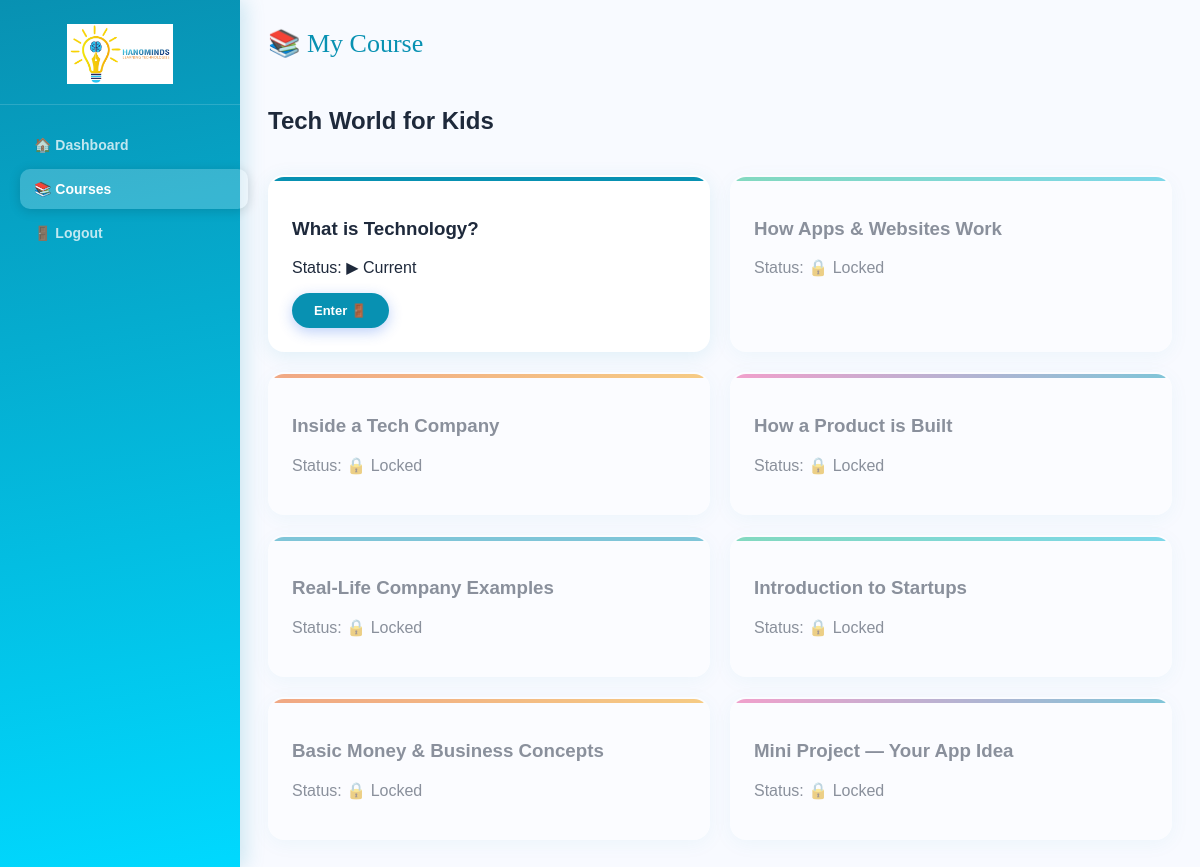
The page /course/2 (signed in) on the database its author committed.
### models.py (models this page shows)
class Course(db.Model):
    id = db.Column(db.Integer, primary_key=True)
    title = db.Column(db.String(100), nullable=False)

class Module(db.Model):
    id = db.Column(db.Integer, primary_key=True)
    course_id = db.Column(db.Integer, db.ForeignKey('course.id'), nullable=False)
    title = db.Column(db.String(100), nullable=False)
    order = db.Column(db.Integer, nullable=False)

### app.py (the view)
@app.route('/course/<int:course_id>')
def course(course_id):
    if 'user_id' not in session:
        return redirect(url_for('login'))
    user = User.query.get(session['user_id'])
    if user.role != 'student':
        return redirect(url_for('index'))
    course = Course.query.get_or_404(course_id)
    modules = Module.query.filter_by(course_id=course.id).order_by(Module.order).all()
    progress = Progress.query.filter_by(user_id=user.id).all()
    progress_dict = {p.module_id: p for p in progress}
    for mod in modules:
        mod.status = 'locked'
        if mod.id in progress_dict:
            if progress_dict[mod.id].completed:
                mod.status = 'completed'
            else:
                mod.status = 'current'
        elif mod.order == 1 or (mod.order > 1 and progress_dict.get(modules[mod.order-2].id, Progress()).completed):
            mod.status = 'current'
    return render_template('course.html', course=course, modules=modules)

### templates/course.html (shortened to what this page needs)
<!DOCTYPE html>
<html lang="en">
<head>
    <link rel="stylesheet" href="{{ url_for('static', filename='css/style.css') }}">
    <link rel="stylesheet" href="{{ url_for('static', filename='css/responsive.css') }}">
</head>
<body>
    <aside class="sidebar">
        <div class="sb-logo">
            <img src="{{ url_for('static', filename='images/logo.png') }}" alt="Hanominds Logo" style="max-width: 90%; height: auto; max-height: 60px; display: block; margin: 0 auto;">
        </div>
        <nav class="sb-nav">
            <a href="{{ url_for('student_dashboard') }}" class="sb-item">🏠 Dashboard</a>
            <a href="{{ url_for('student_dashboard') }}" class="sb-item active">📚 Courses</a>
            <a href="{{ url_for('logout') }}" class="sb-item">🚪 Logout</a>
        </nav>
    </aside>
    <main class="main">
        <div class="topbar">
            <div class="topbar-title">📚 My Course</div>
        </div>
        <h2>{{ course.title }}</h2>
        <div class="modules-grid">
            {% for module in modules %}
            <div class="module-card {{ 'locked' if module.status == 'locked' else 'current' if module.status == 'current' else 'done' }} {{ 'blue-top' if loop.index % 4 == 1 else 'green-top' if loop.index % 4 == 2 else 'orange-top' if loop.index % 4 == 3 else 'pink-top' }}"
                {% if module.status !='locked'
                %}onclick="window.location.href='{{ url_for('module', module_id=module.id) }}'" {% endif %}>
                <h3>{{ module.title }}</h3>
                <p>Status: {{ '🔒 Locked' if module.status == 'locked' else '▶ Current' if module.status == 'current'
                    else '✅ Completed' }}</p>
                {% if module.status != 'locked' %}
                <button class="continue-btn">Enter 🚪</button>
                {% endif %}
            </div>
            {% endfor %}
        </div>
    </main>
</body>
</html>

### static/css/style.css (style rules this page uses)
:root { --blue: #0891B2; --blue-light: #CFFAFE; --blue-mid: #06B6D4; --yellow: #FBBF24; --yellow-dark: #F59E0B; --yellow-light: #FEF3C7; --green: #10B981; --green-light: #ECFDF5; --green-dark: #059669; --purple: #0891B2; --purple-light: #CFFAFE; --orange: #EA580C; --orange-light: #FFEDD5; --red: #EF4444; --red-light: #FEF2F2; --pink: #EC4899; --pink-light: #FDF2F8; --bg: #F8FAFF; --card: #FFFFFF; --text: #1E293B; --muted: #64748B; --radius: 16px; --radius-sm: 10px; --radius-lg: 24px; --shadow: 0 4px 20px rgba(8, 145, 178, 0.10); --shadow-lg: 0 8px 40px rgba(8, 145, 178, 0.15); --font-h: 'Fredoka One', cursive; --font-b: 'Nunito', sans-serif; }
body { font-family: var(--font-b); background: var(--bg); color: var(--text); min-height: 100vh; overflow-x: hidden; display: flex; flex-direction: row; margin: 0; padding: 0; }
.sidebar { width: 240px; min-height: 100vh; background: linear-gradient(170deg, #0891B2, #00D9FF); display: flex; flex-direction: column; padding: 0; position: fixed; left: 0; top: 0; bottom: 0; z-index: 100; box-shadow: 4px 0 20px rgba(8, 145, 178, 0.2); }
.main { margin-left: 240px; flex: 1; padding: 28px; min-height: 100vh; display: flex; flex-direction: column; width: calc(100% - 240px); position: relative; }
.sb-logo { padding: 24px 20px 20px; border-bottom: 1px solid rgba(255, 255, 255, 0.15); display: flex; align-items: center; gap: 12px; }
.sb-nav { flex: 1; padding: 20px; }
.sb-item { display: flex; align-items: center; gap: 12px; padding: 12px 14px; border-radius: var(--radius-sm); cursor: pointer; color: rgba(255, 255, 255, 0.75); font-size: 14px; font-weight: 700; transition: all .2s; text-decoration: none; border: none; background: none; width: 100%; text-align: left; margin-bottom: 4px; }
.sb-item.active { background: rgba(255, 255, 255, 0.2); color: #fff; box-shadow: 0 2px 12px rgba(0, 0, 0, 0.15); }
.topbar { display: flex; align-items: center; justify-content: space-between; margin-bottom: 28px; }
.topbar-title { font-family: var(--font-h); font-size: 26px; color: var(--blue); }
.continue-btn { background: linear-gradient(135deg, var(--blue), var(--purple)); color: #fff; border: none; padding: 10px 22px; border-radius: 40px; font-family: var(--font-b); font-weight: 800; font-size: 13px; cursor: pointer; display: inline-flex; align-items: center; gap: 6px; box-shadow: 0 4px 14px rgba(37, 99, 235, 0.3); transition: all .2s; }
.modules-grid { display: grid; grid-template-columns: repeat(auto-fit, minmax(300px, 1fr)); gap: 20px; margin-top: 20px; }
.module-card { background: var(--card); border-radius: var(--radius); padding: 22px; box-shadow: var(--shadow); border: 2px solid transparent; cursor: pointer; transition: all .25s; position: relative; overflow: hidden; }
.module-card::before { content: ''; position: absolute; top: 0; left: 0; right: 0; height: 4px; border-radius: var(--radius) var(--radius) 0 0; }
.module-card.blue-top::before { background: linear-gradient(90deg, var(--blue), var(--purple)); }
.module-card.green-top::before { background: linear-gradient(90deg, var(--green), #06B6D4); }
.module-card.orange-top::before { background: linear-gradient(90deg, var(--orange), var(--yellow-dark)); }
.module-card.pink-top::before { background: linear-gradient(90deg, var(--pink), var(--purple)); }
.module-card.locked { opacity: .5; cursor: not-allowed; }

### rows shown on the page
Course: title "Tech World for Kids"
Module: title "What is Technology?", status "▶ Current", shows "Enter 🚪"
Module: title "How Apps & Websites Work", status "🔒 Locked"
Module: title "Inside a Tech Company", status "🔒 Locked"
Module: title "How a Product is Built", status "🔒 Locked"
Module: title "Real-Life Company Examples", status "🔒 Locked"
Module: title "Introduction to Startups", status "🔒 Locked"
Module: title "Basic Money & Business Concepts", status "🔒 Locked"
Module: title "Mini Project — Your App Idea", status "🔒 Locked"
